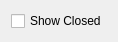
<?xml version="1.0" encoding="UTF-8"?>
<ui version="4.0">
 <comment>This file is part of the xTuple ERP: PostBooks Edition, a free and
open source Enterprise Resource Planning software suite,
Copyright (c) 1999-2010 by OpenMFG LLC, d/b/a xTuple.
It is licensed to you under the Common Public Attribution License
version 1.0, the full text of which (including xTuple-specific Exhibits)
is available at www.xtuple.com/CPAL.  By using this software, you agree
to be bound by its terms.</comment>
 <class>openSalesOrders</class>
 <widget class="QWidget" name="openSalesOrders">
  <property name="geometry">
   <rect>
    <x>0</x>
    <y>0</y>
    <width>118</width>
    <height>37</height>
   </rect>
  </property>
  <property name="windowTitle">
   <string>List Open Sales Orders</string>
  </property>
  <layout class="QGridLayout" name="gridLayout">
   <item row="0" column="0">
    <widget class="XCheckBox" name="_showClosed">
     <property name="text">
      <string>Show Closed</string>
     </property>
     <property name="forgetful">
      <bool>true</bool>
     </property>
    </widget>
   </item>
  </layout>
 </widget>
 <layoutdefault spacing="6" margin="11"/>
 <pixmapfunction>qPixmapFromMimeSource</pixmapfunction>
 <customwidgets>
  <customwidget>
   <class>XCheckBox</class>
   <extends>QCheckBox</extends>
   <header>xcheckbox.h</header>
  </customwidget>
 </customwidgets>
 <resources/>
 <connections/>
</ui>
